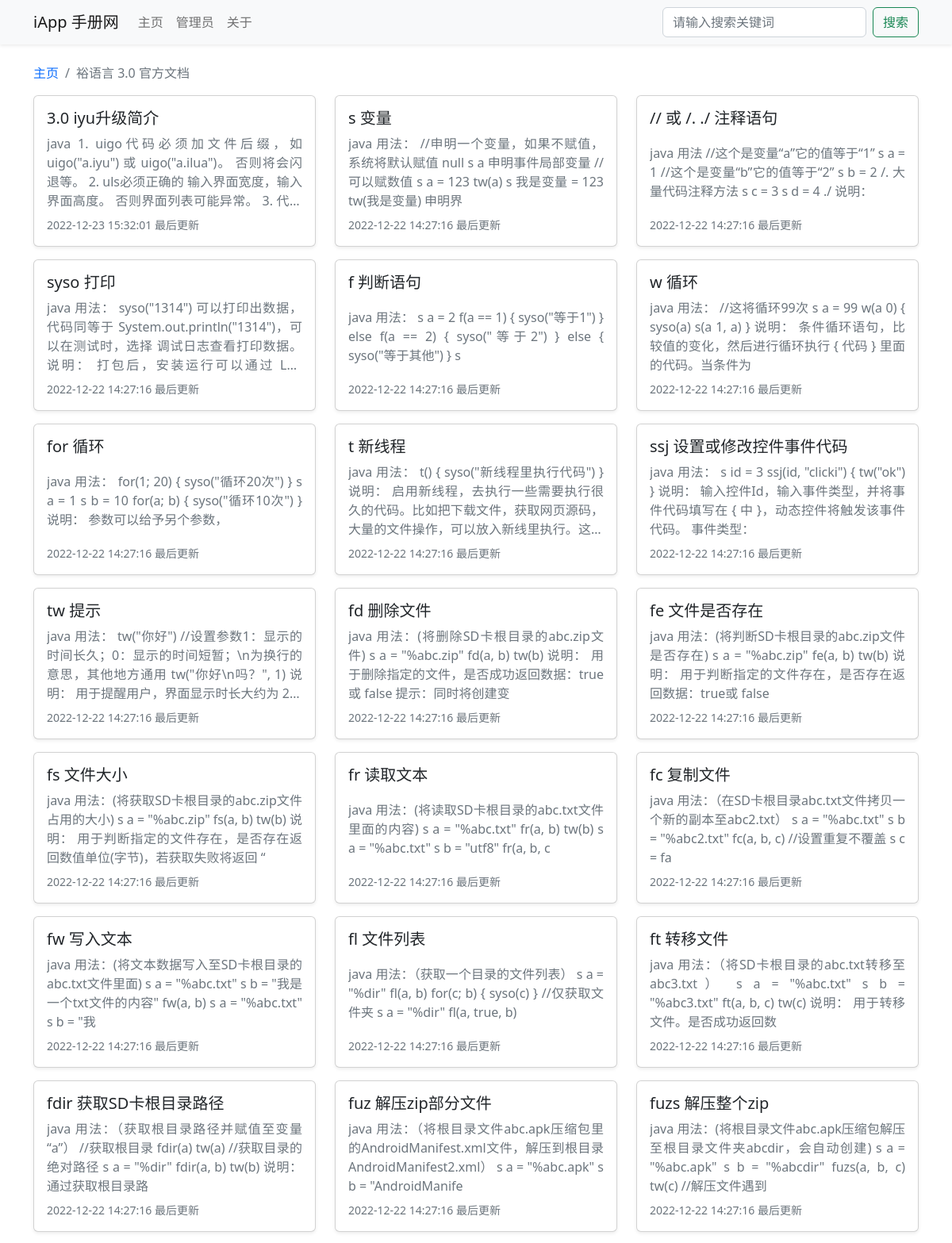
Page /book_53.html (upper part) on the committed database.
### tables this page shows
CREATE TABLE `iapp_doc_book` (
  `id` int NOT NULL AUTO_INCREMENT COMMENT '手册ID',
  `create_time` datetime NOT NULL DEFAULT CURRENT_TIMESTAMP COMMENT '上传时间',
  `intro` varchar(500) NOT NULL COMMENT '手册介绍',
  `title` varchar(255) NOT NULL COMMENT '手册标题',
  `update_time` datetime NOT NULL DEFAULT CURRENT_TIMESTAMP COMMENT '最后更新时间',
  PRIMARY KEY (`id`) USING BTREE
);

CREATE TABLE `iapp_doc_article` (
  `id` int NOT NULL AUTO_INCREMENT COMMENT '文章ID',
  `title` varchar(255) NOT NULL COMMENT '文章标题',
  `content` text NOT NULL COMMENT '文章内容',
  `update_time` datetime NOT NULL DEFAULT CURRENT_TIMESTAMP COMMENT '更新时间',
  `book_id` int DEFAULT NULL COMMENT '所属手册ID',
  PRIMARY KEY (`id`) USING BTREE,
  KEY `book_id` (`book_id`) USING BTREE,
  CONSTRAINT `iapp_doc_article_ibfk_1` FOREIGN KEY (`book_id`) REFERENCES `iapp_doc_book` (`id`) ON DELETE RESTRICT ON UPDATE RESTRICT
);

### include/public_fun.php (the view, shortened to what this page needs)
<?php
class Public_fun
{
    public int $book_id;
    public int $article_id;
    public function get_book_info()
    {
        $table = Config::$table['book'];
        $sql = "SELECT * FROM `$table` WHERE `id` = {$this->book_id};";
        $result = mysqli_query(Init::$conn, $sql);
        $data = mysqli_fetch_assoc($result);
        $this->book_title = $data['title'];
    }
    public function get_book_id()
    {
        $book_id = $_GET['book_id'] ?? '';
        $this->book_id = $book_id;
    }
    public function if_has_login()
    {
        $password = $_COOKIE['password'] ?? '';
    }
    public function get_article_url(int ...$article_id)
    {
        $article_id = $article_id ? $article_id[0] : $this->article_id;
        $article_url = 'article.php?article_id=' . $article_id;
        $article_url_static = 'article_' . $article_id . '.html';
        return Config::$url_static ? $article_url_static : $article_url;
    }
    public function make_article_list_html(array $article_list, ...$show_book_title): string
    {
        function parse_title(string $title, $show_book_title)
        {
            $keyword = $show_book_title[1] ?? '';
            $keys = explode('%', $keyword);
            foreach ($keys as $key) {
                $title = str_replace($key, '<span class="text-danger">' . $key . '</span>', $title);
            }
            return $title;
        }
        $html = '';
        foreach ($article_list as $article_info) {
            $html .= '
        <div class="col-xxl-3 col-xl-4 col-lg-4 col-md-6 mb-3">
            <a title="' . strip_tags($article_info['title']) . '"
                class="justify-content-between card card-body shadow-sm h-100"
                href="' . $this->get_article_url($article_info['id']) . '" role="button">
                <div class="h5 text-truncate">' . parse_title($article_info['title'], $show_book_title) . '</div>
                <div class="mb-2 limit-line-4 text-muted text-justify">
                    ' . $this->parse_content($article_info['content']) .
                '</div>
                ' . (($show_book_title[0] ?? null) ? ('<div class="text-primary mb-2">' . $article_info['book_title'] . '</div>') : '') . '
                <div class="text-muted small">' . $article_info['update_time'] . ' 最后更新</div>
            </a>
        </div>';
        }
        return $html;
    }
    public function parse_content($text)
    {
        $text = strip_tags(mb_substr($text, 0, 120));
        $text = preg_replace('/[#[\]!<>*`-]/', '', $text);
        return $text;
    }
}

### book.php (shortened to what this page needs)
<?php
require('./include/config.php');
require('./include/init.php');
require('./include/public_fun.php');
class Book extends Public_fun
{
    public function __construct()
    {
        $this->get_book_info();
        $this->get_article_list();
    }
    public function get_article_list()
    {
        $table = Config::$table['article'];
        $sql = "SELECT * FROM `$table` WHERE `book_id` = {$this->book_id};";
        $result = mysqli_query(Init::$conn, $sql);
        $data = mysqli_fetch_all($result, MYSQLI_ASSOC);
        $this->article_list = $data;
    }
}
$book = new Book();
?>
<!DOCTYPE html>
<html lang="zh-CN">
<head>
    <?php require('./include/head.php') ?>
</head>
<body>
    <?php require('./include/nav.php') ?>
    <div class="container">
        <nav>
            <ol class="breadcrumb">
                <li class="breadcrumb-item"><a href="./">主页</a></li>
                <li class="breadcrumb-item active"><?php echo strip_tags($book->book_title) ?></li>
            </ol>
        </nav>
        <div class="row">
            <?php
            echo $book->make_article_list_html($book->article_list);
            ?>
        </div>
    </div>
</body>
</html>

### include/head.php (style rules this page uses)
.limit-line-4 { overflow: hidden; display: -webkit-box; -webkit-line-clamp: 4; -webkit-box-orient: vertical; }
.text-justify { text-align: justify; }
a { text-decoration: none; }

### rows in the picture
iapp_doc_book: title "裕语言 3.0 官方文档"
iapp_doc_article: title "3.0 iyu升级简介", content "java 1. uigo代码必须加文件后缀，如 uigo(\"a.iyu\") 或 uigo(\"a.ilua\")。 否则将会闪退等。 2. uls必须正确的 输入界面宽度，输入界面高度。 否则界面列表可能异常。…", update_time "2022-12-23 15:32:01"
iapp_doc_article: title "s 变量", content "java 用法： //申明一个变量，如果不赋值，系统将默认赋值 null s a 申明事件局部变量 //可以赋数值 s a = 123 tw(a) s 我是变量 = 123 tw(我是变量) 申明界", update_time "2022-12-22 14:27:16"
iapp_doc_article: title "// 或 /. ./ 注释语句", content "java 用法 //这个是变量“a”它的值等于“1” s a = 1 //这个是变量“b”它的值等于“2” s b = 2 /. 大量代码注释方法 s c = 3 s d = 4 ./ 说明：", update_time "2022-12-22 14:27:16"
iapp_doc_article: title "syso 打印", content "java 用法： syso(\"1314\") 可以打印出数据，代码同等于 System.out.println(\"1314\")，可以在测试时，选择 调试日志查看打印数据。 说明： 打包后，安装运行可以通过…", update_time "2022-12-22 14:27:16"
iapp_doc_article: title "f 判断语句", content "java 用法： s a = 2 f(a == 1) { syso(\"等于1\") } else f(a == 2) { syso(\"等于2\") } else { syso(\"等于其他\") } s", update_time "2022-12-22 14:27:16"
iapp_doc_article: title "w 循环", content "java 用法： //这将循环99次 s a = 99 w(a 0) { syso(a) s(a 1, a) } 说明： 条件循环语句，比较值的变化，然后进行循环执行 { 代码 } 里面的代码。当条件为", update_time "2022-12-22 14:27:16"
iapp_doc_article: title "for 循环", content "java 用法： for(1; 20) { syso(\"循环20次\") } s a = 1 s b = 10 for(a; b) { syso(\"循环10次\") } 说明： 参数可以给予另个参数，", update_time "2022-12-22 14:27:16"
iapp_doc_article: title "t 新线程", content "java 用法： t() { syso(\"新线程里执行代码\") }…", update_time "2022-12-22 14:27:16"
iapp_doc_article: title "ssj 设置或修改控件事件代码", content "java 用法： s id = 3 ssj(id, \"clicki\") { tw(\"ok\") } 说明： 输入控件Id，输入事件类型，并将事件代码填写在 { 中 }，动态控件将触发该事件代码。 事件类型：", update_time "2022-12-22 14:27:16"
iapp_doc_article: title "tw 提示", content "java 用法： tw(\"你好\") //设置参数1：显示的时间长久；0：显示的时间短暂；\\n为换行的意思，其他地方通用 tw(\"你好\\n吗？\", 1) 说明：…", update_time "2022-12-22 14:27:16"
iapp_doc_article: title "fd 删除文件", content "java 用法：(将删除SD卡根目录的abc.zip文件) s a = \"%abc.zip\" fd(a, b) tw(b) 说明： 用于删除指定的文件，是否成功返回数据：true或 false 提示：同时将创建变", update_time "2022-12-22 14:27:16"
iapp_doc_article: title "fe 文件是否存在", content "java 用法：(将判断SD卡根目录的abc.zip文件是否存在) s a = \"%abc.zip\" fe(a, b) tw(b) 说明： 用于判断指定的文件存在，是否存在返回数据：true或 false", update_time "2022-12-22 14:27:16"
iapp_doc_article: title "fs 文件大小", content "java 用法：(将获取SD卡根目录的abc.zip文件占用的大小) s a = \"%abc.zip\" fs(a, b) tw(b) 说明： 用于判断指定的文件存在，是否存在返回数值单位(字节)，若获取失败将返回 “", update_time "2022-12-22 14:27:16"
iapp_doc_article: title "fr 读取文本", content "java 用法：(将读取SD卡根目录的abc.txt文件里面的内容) s a = \"%abc.txt\" fr(a, b) tw(b) s a = \"%abc.txt\" s b = \"utf8\" fr(a, b, c", update_time "2022-12-22 14:27:16"
iapp_doc_article: title "fc 复制文件", content "java 用法：（在SD卡根目录abc.txt文件拷贝一个新的副本至abc2.txt） s a = \"%abc.txt\" s b = \"%abc2.txt\" fc(a, b, c) //设置重复不覆盖 s c = fa", update_time "2022-12-22 14:27:16"
iapp_doc_article: title "fw 写入文本", content "java 用法：(将文本数据写入至SD卡根目录的abc.txt文件里面) s a = \"%abc.txt\" s b = \"我是一个txt文件的内容\" fw(a, b) s a = \"%abc.txt\" s b = \"我", update_time "2022-12-22 14:27:16"
iapp_doc_article: title "fl 文件列表", content "java 用法：（获取一个目录的文件列表） s a = \"%dir\" fl(a, b) for(c; b) { syso(c) } //仅获取文件夹 s a = \"%dir\" fl(a, true, b)", update_time "2022-12-22 14:27:16"
iapp_doc_article: title "ft 转移文件", content "java 用法：（将SD卡根目录的abc.txt转移至abc3.txt） s a = \"%abc.txt\" s b = \"%abc3.txt\" ft(a, b, c) tw(c) 说明： 用于转移文件。是否成功返回数", update_time "2022-12-22 14:27:16"
iapp_doc_article: title "fdir 获取SD卡根目录路径", content "java 用法：（获取根目录路径并赋值至变量“a”） //获取根目录 fdir(a) tw(a) //获取目录的绝对路径 s a = \"%dir\" fdir(a, b) tw(b) 说明： 通过获取根目录路", update_time "2022-12-22 14:27:16"
iapp_doc_article: title "fuz 解压zip部分文件", content "java 用法：（将根目录文件abc.apk压缩包里的AndroidManifest.xml文件，解压到根目录AndroidManifest2.xml） s a = \"%abc.apk\" s b = \"AndroidManife", update_time "2022-12-22 14:27:16"
iapp_doc_article: title "fuzs 解压整个zip", content "java 用法：(将根目录文件abc.apk压缩包解压至根目录文件夹abcdir，会自动创建) s a = \"%abc.apk\" s b = \"%abcdir\" fuzs(a, b, c) tw(c) //解压文件遇到", update_time "2022-12-22 14:27:16"

### other values in the picture
Config::$site_title "iApp 手册网"
